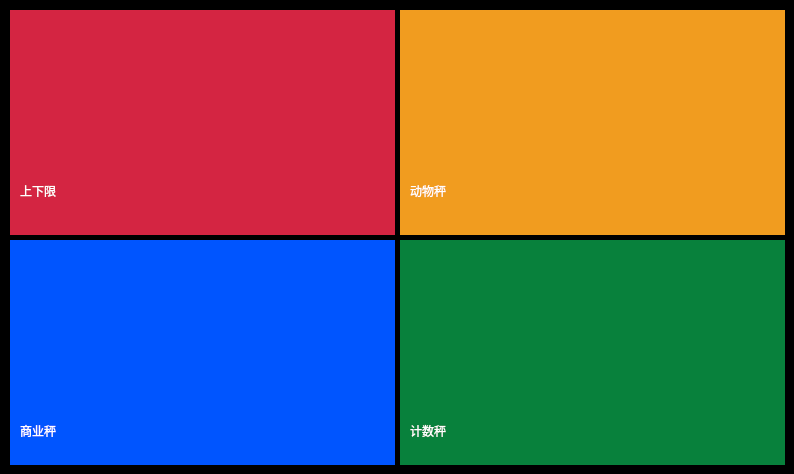
   <widget class="QWidget" name="page_2">
    <property name="styleSheet">
     <string notr="true">background-color: rgb(0, 0, 0);</string>
    </property>
    <widget class="QLabel" name="label_13">
     <property name="geometry">
      <rect>
       <x>20</x>
       <y>390</y>
       <width>141</width>
       <height>61</height>
      </rect>
     </property>
     <property name="styleSheet">
      <string notr="true">font: 1pt &quot;黑体&quot;;
font: 75 26pt &quot;Ubuntu&quot;;
color: rgb(255, 255, 255);
background:transparent;</string>
     </property>
     <property name="text">
      <string>商业秤</string>
     </property>
    </widget>
    <widget class="QLabel" name="label_14">
     <property name="geometry">
      <rect>
       <x>410</x>
       <y>390</y>
       <width>141</width>
       <height>61</height>
      </rect>
     </property>
     <property name="styleSheet">
      <string notr="true">font: 1pt &quot;黑体&quot;;
font: 75 26pt &quot;Ubuntu&quot;;
color: rgb(255, 255, 255);
background:transparent;</string>
     </property>
     <property name="text">
      <string>计数秤</string>
     </property>
    </widget>
    <widget class="QPushButton" name="pushButton_10">
     <property name="geometry">
      <rect>
       <x>10</x>
       <y>10</y>
       <width>385</width>
       <height>225</height>
      </rect>
     </property>
     <property name="styleSheet">
      <string notr="true">border-style: solid;
image: url(:/maindialog/maindialog/ICON-09.png);
background-color: rgb(212, 37, 66);</string>
     </property>
     <property name="text">
      <string/>
     </property>
    </widget>
    <widget class="QPushButton" name="pushButton_11">
     <property name="geometry">
      <rect>
       <x>400</x>
       <y>10</y>
       <width>385</width>
       <height>225</height>
      </rect>
     </property>
     <property name="styleSheet">
      <string notr="true">QPushButton {
border-style: solid;
image: url(:/maindialog/maindialog/ICON-09.png);
background-color: rgb(241, 156, 31);
}
QPushButton::pressed {
border-style: solid;

background-color: rgb(241, 156, 31);
}</string>
     </property>
     <property name="text">
      <string/>
     </property>
    </widget>
    <widget class="QLabel" name="label_15">
     <property name="geometry">
      <rect>
       <x>410</x>
       <y>160</y>
       <width>141</width>
       <height>61</height>
      </rect>
     </property>
     <property name="styleSheet">
      <string notr="true">font: 1pt &quot;黑体&quot;;
font: 75 26pt &quot;Ubuntu&quot;;
color: rgb(255, 255, 255);
background:transparent;</string>
     </property>
     <property name="text">
      <string>动物秤</string>
     </property>
    </widget>
    <widget class="QPushButton" name="pushButton_12">
     <property name="geometry">
      <rect>
       <x>400</x>
       <y>240</y>
       <width>385</width>
       <height>225</height>
      </rect>
     </property>
     <property name="styleSheet">
      <string notr="true">border-style: solid;
image: url(:/maindialog/maindialog/ICON-09.png);
background-color: rgb(8, 129, 60);</string>
     </property>
     <property name="text">
      <string/>
     </property>
    </widget>
    <widget class="QPushButton" name="pushButton_13">
     <property name="geometry">
      <rect>
       <x>10</x>
       <y>240</y>
       <width>385</width>
       <height>225</height>
      </rect>
     </property>
     <property name="styleSheet">
      <string notr="true">border-style: solid;
image: url(:/maindialog/maindialog/ICON-09.png);
background-color: rgb(0, 85, 255);</string>
     </property>
     <property name="text">
      <string/>
     </property>
    </widget>
    <widget class="QLabel" name="label_16">
     <property name="geometry">
      <rect>
       <x>20</x>
       <y>160</y>
       <width>141</width>
       <height>61</height>
      </rect>
     </property>
     <property name="styleSheet">
      <string notr="true">font: 1pt &quot;黑体&quot;;
font: 75 26pt &quot;Ubuntu&quot;;
color: rgb(255, 255, 255);
background:transparent;</string>
     </property>
     <property name="text">
      <string>上下限</string>
     </property>
    </widget>
    <widget class="QLabel" name="label_17">
     <property name="geometry">
      <rect>
       <x>20</x>
       <y>400</y>
       <width>141</width>
       <height>61</height>
      </rect>
     </property>
     <property name="styleSheet">
      <string notr="true">font: 1pt &quot;黑体&quot;;
font: 75 26pt &quot;Ubuntu&quot;;
color: rgb(255, 255, 255);
background:transparent;</string>
     </property>
     <property name="text">
      <string>商业秤</string>
     </property>
    </widget>
    <widget class="QLabel" name="label_18">
     <property name="geometry">
      <rect>
       <x>410</x>
       <y>400</y>
       <width>141</width>
       <height>61</height>
      </rect>
     </property>
     <property name="styleSheet">
      <string notr="true">font: 1pt &quot;黑体&quot;;
font: 75 26pt &quot;Ubuntu&quot;;
color: rgb(255, 255, 255);
background:transparent;</string>
     </property>
     <property name="text">
      <string>计数秤</string>
     </property>
    </widget>
   </widget>
